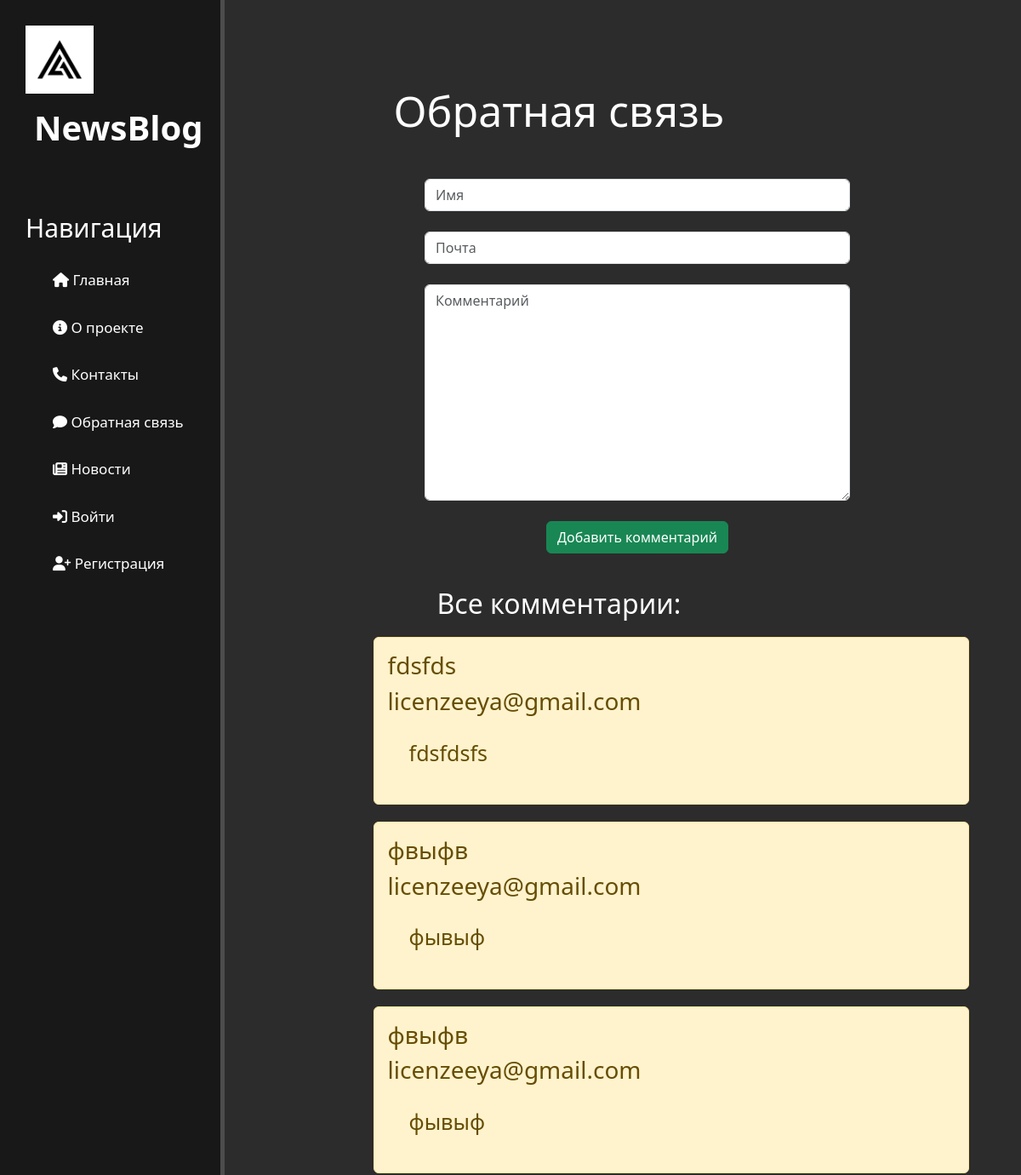
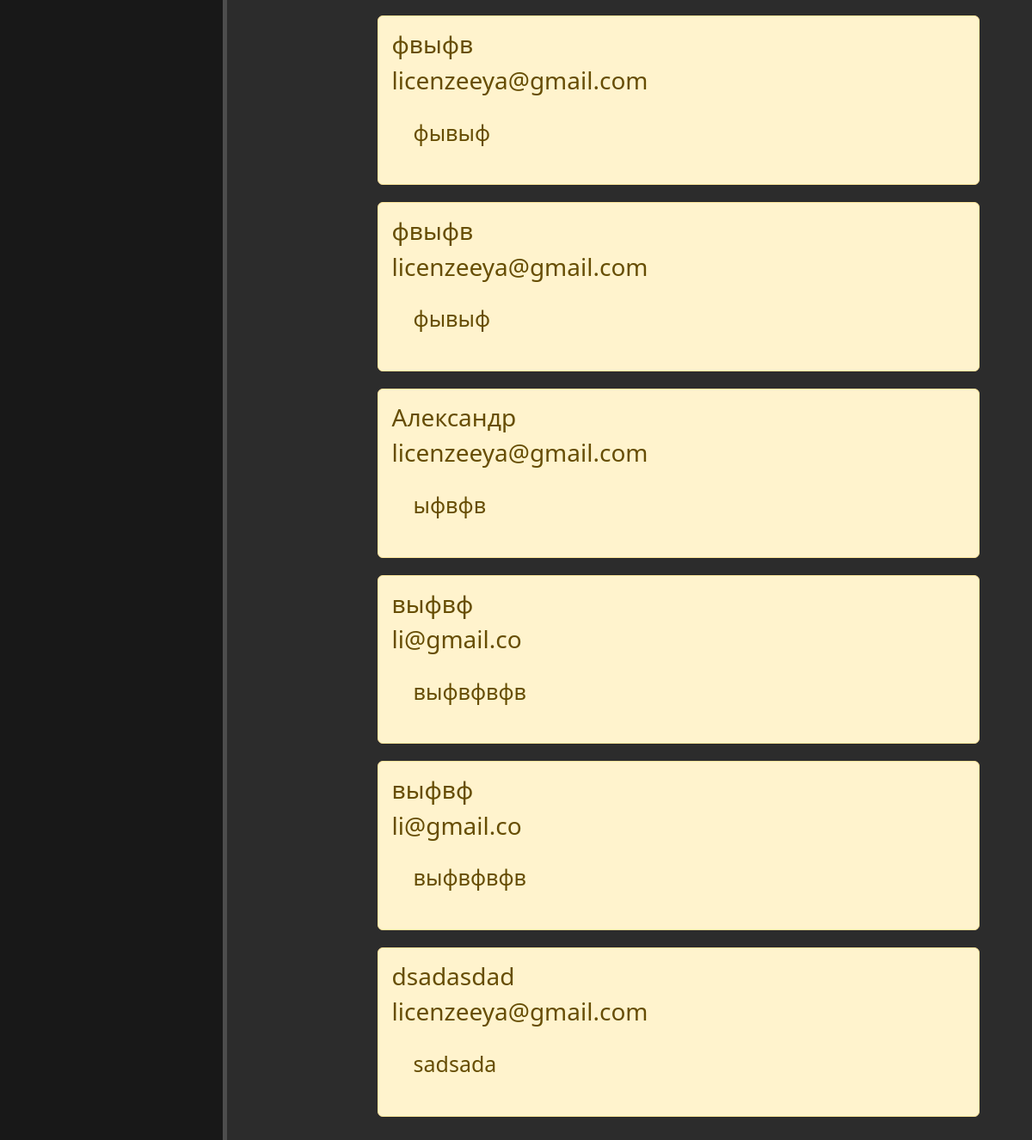
The page /feedback/ on the database its author committed (2 pictures, top to bottom).
### main/models.py (models this page shows, shortened)
class Feedbacks(models.Model):
    name = models.CharField('Имя', max_length=50)
    email = models.EmailField('Почта', max_length=50)
    content = models.TextField('Комментарий')
    class Meta:
        verbose_name = 'Комментарий'
        verbose_name_plural = 'Комментарии'

### main/views.py (the view)
# urls.py: path('feedback/', views.feedback, name='feedback'),
def feedback(request):
    allFeedbacks = Feedbacks.objects.all()
    if request.method == "POST":
        form = FeedbacksForm(request.POST)
        if form.is_valid():
            form.save()
            allFeedbacks = Feedbacks.objects.all()
            form = FeedbacksForm()
            data = {'form': FeedbacksForm(), 'Feedbacks': allFeedbacks}
        else:
            error = 'Ошибка, неверно введена почта!'
            data = {'form': form, 'error': error, 'Feedbacks': allFeedbacks}
    else:
        form = FeedbacksForm()
        data = {'form': form, 'Feedbacks': allFeedbacks}
    return render(request, 'main/feedback.html', data)

### main/forms.py
class FeedbacksForm(ModelForm):
    class Meta:
        model = Feedbacks
        fields = ['name', 'email','content']
        widgets = {
            "name": TextInput(attrs={'class':'form-control', 'placeholder':'Имя'}),
            "email": TextInput(attrs={'class':'form-control', 'placeholder':'Почта'}),
            "content": Textarea(attrs={'class':'form-control', 'placeholder':'Комментарий'}),
        }

### main/templates/main/feedback.html (shortened to what this page needs)
{% extends 'main/base.html' %}
{% block content %}
    <div class="features">
        <h1>Обратная связь</h1>
        <form method="post">
            {{ form.name }}<br>
            {{ form.email }}<br>
            {{ form.content }}<br>
            <button class="btn btn-success" type="submit">Добавить комментарий</button>
        </form>
        <h2>Все комментарии:</h2>
        {% if Feedbacks %}
            {% for feedback in Feedbacks %}
                <div class="alert alert-warning">
                    <h3>{{ feedback.name }}</h3>
                    <h3>{{ feedback.email }}</h3>
                    <p>{{ feedback.content }}</p>
                </div>
            {% endfor %}
        {% else %}
            <div class="alert alert-info">
                <p>Пока нет комментариев. Будьте первым!</p>
            </div>
        {% endif %}
    </div>
{% endblock %}

### main/static/main/css/main.css (style rules this page uses)
body { background: #2c2c2c; margin: 0; padding: 0; display: flex; min-height: 100vh; }
main .features { float: left; color: white; margin-top: 80px; text-align: center; width: 75%; }
main .features h1 { font-size: 50px; }
main .features p { font-size: 25px; margin: 25px; }
form { margin-left: 32%; margin-top: 50px; width: 500px; }
.alert-warning { float: center; width: 700px; margin: 20px; margin-left: 23%; text-align: left; }
h1 { margin-left: 11%; }
h2 { margin-top: 40px; margin-left: 11%; }

### rows shown on the page
Feedbacks: name "fdsfds", email "licenzeeya@gmail.com", content "fdsfdsfs"
Feedbacks: name "фвыфв", email "licenzeeya@gmail.com", content "фывыф"
Feedbacks: name "фвыфв", email "licenzeeya@gmail.com", content "фывыф"
Feedbacks: name "фвыфв", email "licenzeeya@gmail.com", content "фывыф"
Feedbacks: name "фвыфв", email "licenzeeya@gmail.com", content "фывыф"
Feedbacks: name "Александр", email "licenzeeya@gmail.com", content "ыфвфв"
Feedbacks: name "выфвф", email "li@gmail.co", content "выфвфвфв"
Feedbacks: name "выфвф", email "li@gmail.co", content "выфвфвфв"
Feedbacks: name "dsadasdad", email "licenzeeya@gmail.com", content "sadsada"
